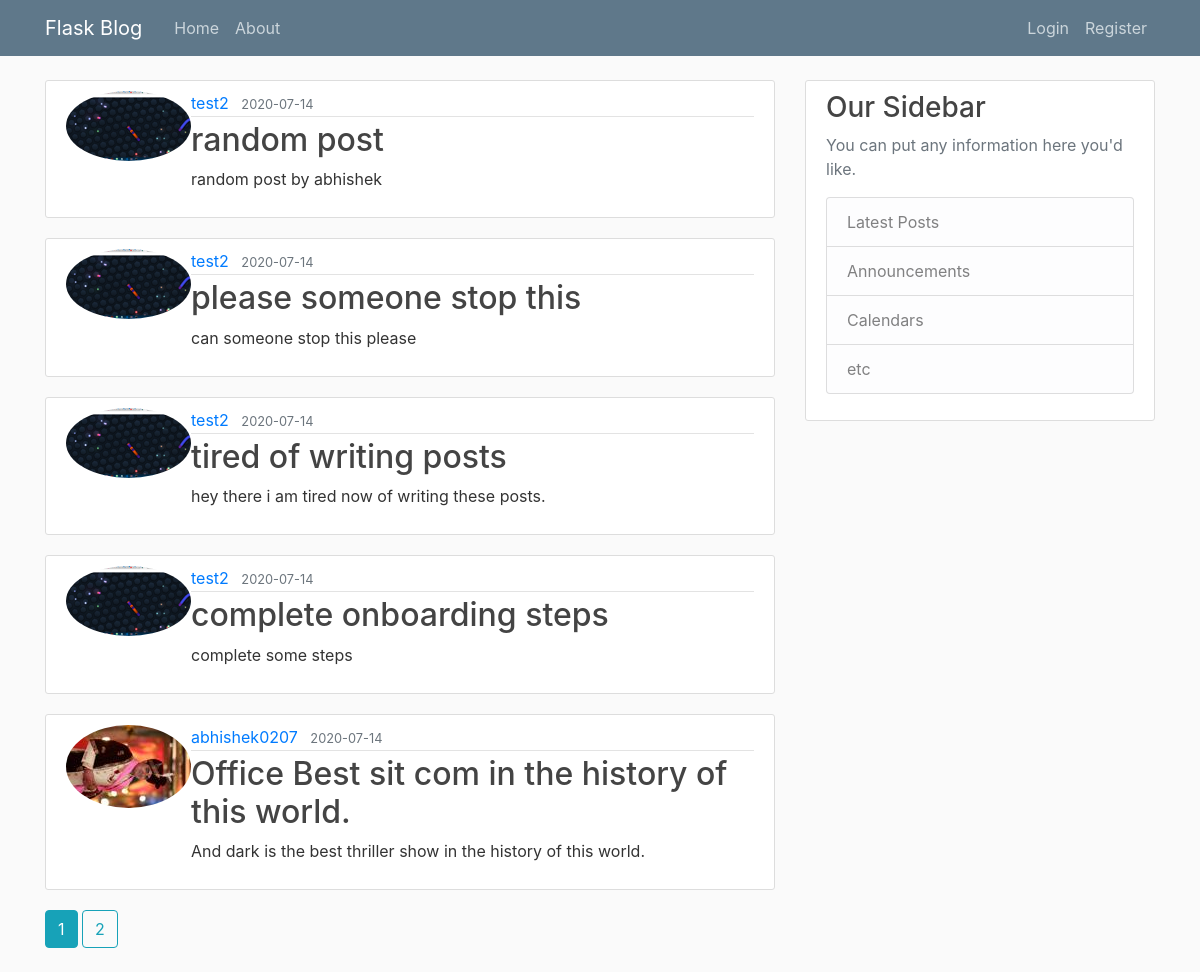
The page /home on the database its author committed.
### flaskblog/models.py (models this page shows, shortened)
class Post(db.Model):
    id = db.Column(db.Integer, primary_key=True)
    title = db.Column(db.String(100), nullable=False)
    date_posted = db.Column(db.DateTime, nullable=False, default=datetime.utcnow)
    content = db.Column(db.Text, nullable=False)
    userId = db.Column(db.Integer, db.ForeignKey('user.id'), nullable=False)

class User(db.Model, UserMixin):
    id = db.Column(db.Integer, primary_key=True)
    username = db.Column(db.String(20), unique=True, nullable=False)
    email = db.Column(db.String(120), unique=True, nullable=False)
    image_file = db.Column(db.String(20),  nullable=False, default='default.jpg')
    password = db.Column(db.String(60), nullable=False)
    posts  = db.relationship('Post', backref = 'author', lazy= True)

### flaskblog/main/routes.py (the view)
@main.route('/')
@main.route('/home')
def home():
    page = request.args.get('page', 1, type=int)
    posts = Post.query.order_by(Post.date_posted.desc()).paginate(page=page, per_page = 5)
    return render_template('home.html', posts=posts)

### flaskblog/templates/home.html
{% extends "layout.html"%}
{% block content %}
    {% for post in posts.items %}
        <article class="media content-section">
            <img class='rounded-circle article-image' src="{{ url_for('static', filename='profile_pics/' + post.author.image_file )}}" />
            <div class="media-body">
                <div class="article-metadata">
                <a class="mr-2" href="{{ url_for('users.user_post', username=post.author.username) }}">{{ post.author.username }}</a>
                <small class="text-muted">{{ post.date_posted.strftime('%Y-%m-%d') }}</small>
                </div>
                <h2><a class="article-title" href="{{ url_for('posts.post', post_id=post.id) }}">{{ post.title }}</a></h2>
                <p class="article-content">{{ post.content }}</p>
            </div>
        </article>
    {% endfor %}
    {% for page_num in posts.iter_pages(left_edge=1, right_edge=1, left_current=1, right_current=2) %}
        {% if page_num %}
            {% if posts.page == page_num %}
                <a class="btn btn-info mb-4" href="{{ url_for('main.home', page=page_num) }}"> {{ page_num }}</a>
            {%else %}
                 <a class="btn btn-outline-info mb-4" href="{{ url_for('main.home', page=page_num) }}"> {{ page_num }}</a>
            {%endif%}
        {% else %}
        ...
        {% endif %}
    {% endfor %}
{% endblock content%}

### flaskblog/static/main.css (style rules this page uses)
body { background: #fafafa; color: #333333; margin-top: 5rem; }
h1, h2, h3, h4, h5, h6 { color: #444444; }
.content-section { background: #ffffff; padding: 10px 20px; border: 1px solid #dddddd; border-radius: 3px; margin-bottom: 20px; }
.article-title { color: #444444; }
.article-content { white-space: pre-line; }
.article-metadata { padding-bottom: 1px; margin-bottom: 4px; border-bottom: 1px solid #e3e3e3; }

### rows shown on the page
Post: image_file (picture), author.username "test2", date_posted "2020-07-14", title "random post", content "random post by abhishek"
Post: image_file (picture), author.username "test2", date_posted "2020-07-14", title "please someone stop this", content "can someone stop this please"
Post: image_file (picture), author.username "test2", date_posted "2020-07-14", title "tired of writing posts", content "hey there i am tired now of writing these posts."
Post: image_file (picture), author.username "test2", date_posted "2020-07-14", title "complete onboarding steps", content "complete some steps"
Post: image_file (picture), author.username "abhishek0207", date_posted "2020-07-14", title "Office Best sit com in the history of this world.", content "And dark is the best thriller show in the history of this world."

### other values the page prints
{{ page_num }} "1"
{{ page_num }} "2"
